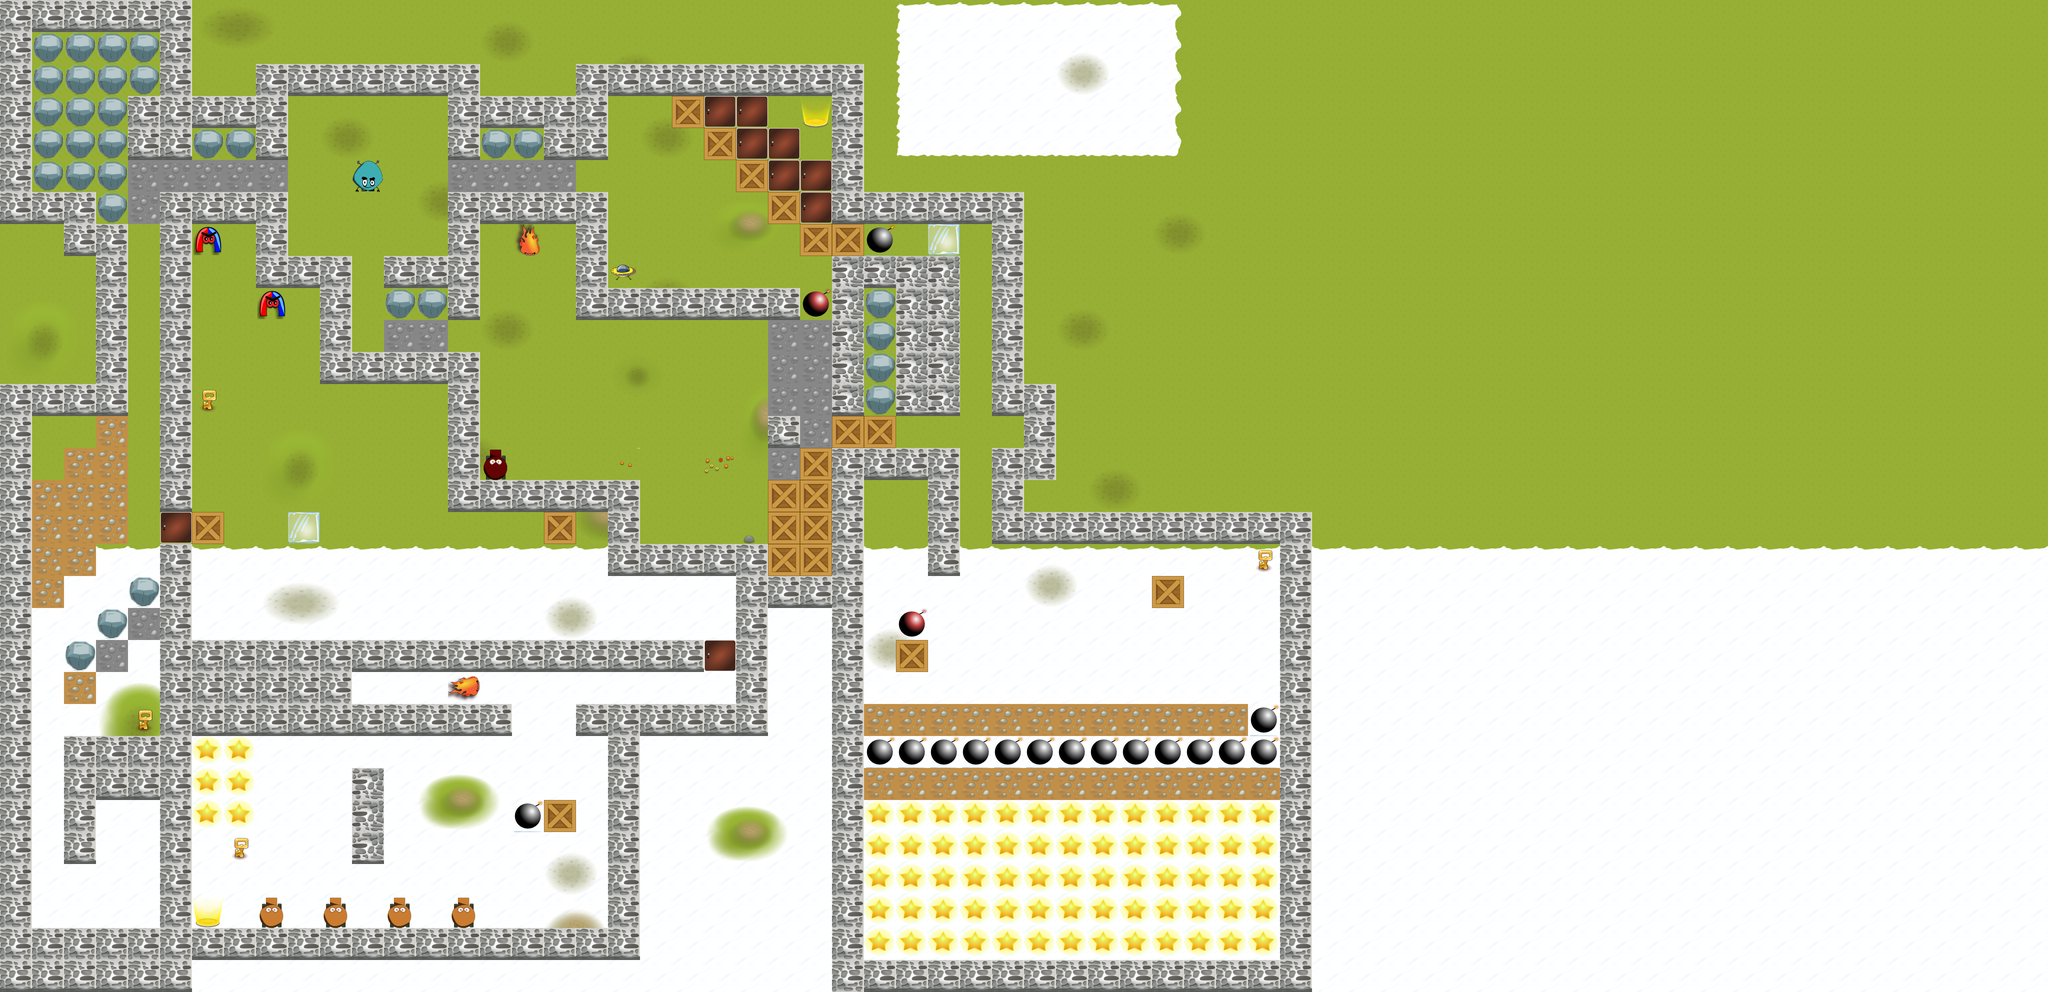

This is a level from a 2D game, rendered from its Tiled map with the project's own tilesets. A one-line summary and the map file follow, with tile-layer data summarised:
An orthogonal 64x31 tile map with 80x80 px tiles, 6 tile layers (ground, groundeffects, walls, wallsFace, ...), 5 tilesets and 2 objects.

<map version="1.0" orientation="orthogonal" width="64" height="31" tilewidth="80" tileheight="80">
 <properties>
  <property name="Scale" value="1" />
  <property name="background_music" value="Pixel Peeker Polka - faster" />
  <property name="level author" value="" />
  <property name="music_info" value="Chipper Doodle v2 by Kevin MacLeod is licensed under a CC Attribution 3.0." />
 </properties>
 <tileset firstgid="1" name="walls80" tilewidth="80" tileheight="80">
  <image source="walls80.png" width="320" height="320" />
  <tile id="0">
   <properties>
    <property name="wall" value="1" />
   </properties>
  </tile>
  <tile id="1">
   <properties>
    <property name="wall" value="1" />
   </properties>
  </tile>
  <tile id="2">
   <properties>
    <property name="wall" value="1" />
   </properties>
  </tile>
  <tile id="14">
   <properties>
    <property name="wall" value="1" />
   </properties>
  </tile>
  <tile id="15">
   <properties>
    <property name="wall" value="1" />
   </properties>
  </tile>
 </tileset>
 <tileset firstgid="17" name="SmallWorld-all" tilewidth="80" tileheight="80">
  <image source="SmallWorld-all.png" width="640" height="560" />
 </tileset>
 <tileset firstgid="73" name="TiledObjects" tilewidth="80" tileheight="80">
  <image source="TiledObjects.png" width="800" height="800" />
 </tileset>
 <tileset firstgid="173" name="walls80V2" tilewidth="80" tileheight="80">
  <image source="walls80V2.png" width="640" height="640" />
  <tile id="0">
   <properties>
    <property name="wall" value="1" />
   </properties>
  </tile>
  <tile id="1">
   <properties>
    <property name="wall" value="1" />
   </properties>
  </tile>
  <tile id="26">
   <properties>
    <property name="wall" value="1" />
   </properties>
  </tile>
 </tileset>
 <tileset firstgid="237" name="snowShadows" tilewidth="80" tileheight="80">
  <image source="snowShadows.png" width="640" height="640" />
 </tileset>
 <layer name="ground" width="64" height="31">
  <data>[1984 cells, 1984 non-empty, 10 distinct tile ids]</data>
 </layer>
 <layer name="groundeffects" width="64" height="31">
  <data>[1984 cells, 140 non-empty, 42 distinct tile ids]</data>
 </layer>
 <layer name="walls" width="64" height="31">
  <data>[1984 cells, 327 non-empty, 1 distinct tile ids]</data>
 </layer>
 <layer name="wallsFace" width="64" height="31">
  <data>[1984 cells, 327 non-empty, 2 distinct tile ids]</data>
 </layer>
 <layer name="ObjectTiles" width="64" height="31">
  <data>[1984 cells, 228 non-empty, 18 distinct tile ids]</data>
 </layer>
 <layer name="wallsShadow" width="64" height="31">
  <data>[1984 cells, 152 non-empty, 1 distinct tile ids]</data>
 </layer>
 <objectgroup name="objects">
  <object x="1680" y="1040" width="80" height="80">
   <properties>
    <property name="element" value="1" />
    <property name="sequence" value="1" />
   </properties>
  </object>
  <object x="1920" y="1280" width="80" height="80">
   <properties>
    <property name="element" value="2" />
    <property name="sequence" value="1" />
   </properties>
  </object>
 </objectgroup>
</map>
